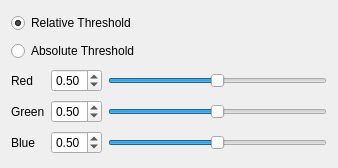
<?xml version="1.0" encoding="UTF-8"?>
<ui version="4.0">
 <class>HistoStretch</class>
 <widget class="QWidget" name="HistoStretch">
  <property name="geometry">
   <rect>
    <x>0</x>
    <y>0</y>
    <width>338</width>
    <height>168</height>
   </rect>
  </property>
  <layout class="QGridLayout" name="gridLayout">
   <item row="0" column="0" colspan="3">
    <widget class="QRadioButton" name="relative">
     <property name="text">
      <string>Relative Threshold</string>
     </property>
     <property name="checked">
      <bool>true</bool>
     </property>
    </widget>
   </item>
   <item row="1" column="0" colspan="3">
    <widget class="QRadioButton" name="absolute">
     <property name="text">
      <string>Absolute Threshold</string>
     </property>
    </widget>
   </item>
   <item row="2" column="0">
    <widget class="QLabel" name="label_5">
     <property name="text">
      <string>Red</string>
     </property>
    </widget>
   </item>
   <item row="2" column="1">
    <widget class="QDoubleSpinBox" name="red">
     <property name="decimals">
      <number>2</number>
     </property>
     <property name="minimum">
      <double>0.010000000000000</double>
     </property>
     <property name="maximum">
      <double>1.000000000000000</double>
     </property>
     <property name="singleStep">
      <double>0.010000000000000</double>
     </property>
     <property name="value">
      <double>0.500000000000000</double>
     </property>
    </widget>
   </item>
   <item row="2" column="2">
    <widget class="QSlider" name="redSlider">
     <property name="maximum">
      <number>100</number>
     </property>
     <property name="value">
      <number>50</number>
     </property>
     <property name="orientation">
      <enum>Qt::Horizontal</enum>
     </property>
    </widget>
   </item>
   <item row="3" column="0">
    <widget class="QLabel" name="label_6">
     <property name="text">
      <string>Green</string>
     </property>
    </widget>
   </item>
   <item row="3" column="1">
    <widget class="QDoubleSpinBox" name="green">
     <property name="decimals">
      <number>2</number>
     </property>
     <property name="minimum">
      <double>0.010000000000000</double>
     </property>
     <property name="maximum">
      <double>1.000000000000000</double>
     </property>
     <property name="singleStep">
      <double>0.010000000000000</double>
     </property>
     <property name="value">
      <double>0.500000000000000</double>
     </property>
    </widget>
   </item>
   <item row="3" column="2">
    <widget class="QSlider" name="greenSlider">
     <property name="maximum">
      <number>100</number>
     </property>
     <property name="value">
      <number>50</number>
     </property>
     <property name="orientation">
      <enum>Qt::Horizontal</enum>
     </property>
    </widget>
   </item>
   <item row="4" column="0">
    <widget class="QLabel" name="label_4">
     <property name="text">
      <string>Blue</string>
     </property>
    </widget>
   </item>
   <item row="4" column="1">
    <widget class="QDoubleSpinBox" name="blue">
     <property name="decimals">
      <number>2</number>
     </property>
     <property name="minimum">
      <double>0.010000000000000</double>
     </property>
     <property name="maximum">
      <double>1.000000000000000</double>
     </property>
     <property name="singleStep">
      <double>0.010000000000000</double>
     </property>
     <property name="value">
      <double>0.500000000000000</double>
     </property>
    </widget>
   </item>
   <item row="4" column="2">
    <widget class="QSlider" name="blueSlider">
     <property name="maximum">
      <number>100</number>
     </property>
     <property name="value">
      <number>50</number>
     </property>
     <property name="orientation">
      <enum>Qt::Horizontal</enum>
     </property>
    </widget>
   </item>
  </layout>
 </widget>
 <resources/>
 <connections/>
</ui>
